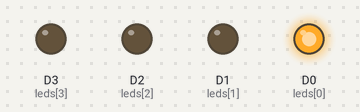
A sketch run on a simulated ESP8266 (NodeMCU). Parts: output pins drawn as LEDs (lit = HIGH).

Above: at 0.15 s.
At 1.05 s:
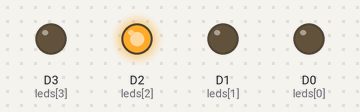
At 1.72 s:
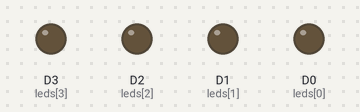
At 2.4 s:
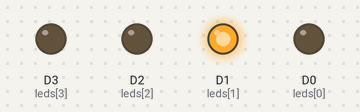
At 3.3 s:
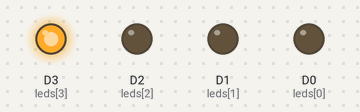
Timing chart, 0 to 4.1 s (numbered marks = the images above):
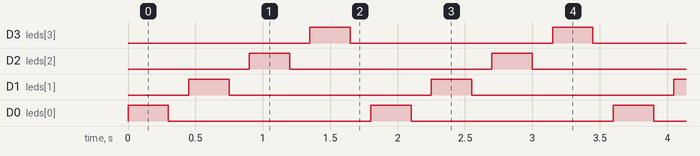

Measured:
- by itself, D3 (leds[3]), D2 (leds[2]), D1 (leds[1]), D0 (leds[0]): alternates HIGH for 0.30 s and LOW for 1.5 s
- by itself, everything shown: repeats every 1.8 s, in 8 steps

The sketch:

Led_sequencer_test.ino
```cpp
const int leds[] = {D0, D1, D2, D3};
const int NB_LEDS = 4;

const int DELAI_ALLUME = 300;
const int DELAI_ETEINT = 150;

void setup() {
  for (int i = 0; i < NB_LEDS; i++) {
    pinMode(leds[i], OUTPUT);
    digitalWrite(leds[i], LOW);
  }
}

void loop() {
  for (int i = 0; i < NB_LEDS; i++) {
    digitalWrite(leds[i], HIGH);
    delay(DELAI_ALLUME);

    digitalWrite(leds[i], LOW);
    delay(DELAI_ETEINT);
  }
}
```
